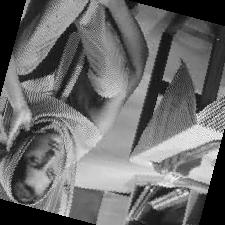

Write the Python code that produced this figure.
from PIL import Image
image= Image.open("C:\\DIP\\SendAnywhere_668899\IMG-20260911-WA0007.jpg")
rot=image.rotate(654645)
rot.save("rotate.jpg")
rot.show()
